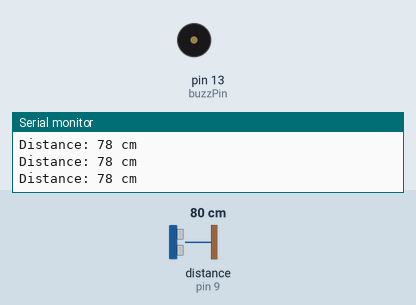
Recording of a sketch running on a simulated Arduino Uno, built with avr-gcc and run on an emulated ATmega328P. Shown: buzzer (waves = sounding, pin HIGH), the last lines printed to the serial monitor. Wiring (inferred from the names in the program): ultrasonic range finder: trigger pin 10; echo pin 9. The inputs (shaded band) are chosen by the test bench; at power-on: distance to the obstacle (sensor on pin 9) 80 cm. The echo pulse lasts 58.3 µs per cm; pins used as bus, display or sensor lines are not drawn.

Above: at 1.2 s.
1.3 s: distance to the obstacle (sensor on pin 9) set to 24 cm
2.8 s: distance to the obstacle (sensor on pin 9) set to 19 cm
At 3.8 s:
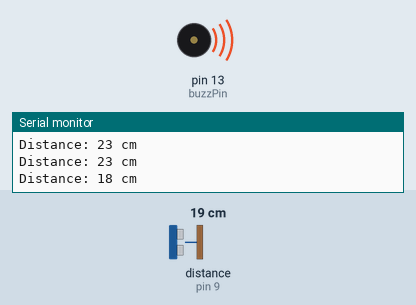
Timing chart, 0 to 5.8 s (numbered marks = the images above; inputs shaded):
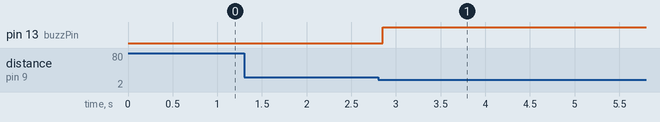

The sketch:

Ultrasonic_Interfacing_With_Arduino_And_GSM.ino
```cpp
int const trigPin = 10;
int const echoPin = 9;
int const buzzPin = 13;

void setup() {
  Serial.begin(9600);
  pinMode(trigPin, OUTPUT);
  pinMode(echoPin, INPUT);
  pinMode(buzzPin, OUTPUT);
}

void loop() {
  long duration;
  int distance;

  digitalWrite(trigPin, LOW);
  delayMicroseconds(2);
  digitalWrite(trigPin, HIGH);
  delayMicroseconds(10);
  digitalWrite(trigPin, LOW);

  duration = pulseIn(echoPin, HIGH);

  distance = duration * 0.034 / 2;

  Serial.print("Distance: ");
  Serial.print(distance);
  Serial.println(" cm");

  if (distance > 0 && distance <= 20) {
    digitalWrite(buzzPin, HIGH);
    delay(1000);
    SendSMS();
  } else {
    digitalWrite(buzzPin, LOW);
  }

  delay(200);
}

void SendSMS() {
  Serial.println("AT+CMGF=1");
  delay(1000);
  Serial.println("AT+CMGS=\"+91xxxxxxxxxx\"");
  delay(1000);
  Serial.println("Sensor Detect Movement Plz Check");
  delay(500);
  Serial.write(26);
  delay(3000);
}
```

Measured:
- the behaviour switches between 22 and 21 cm on distance to the obstacle (sensor on pin 9) (found by bisection; images 0 and 1)
- after the input at 2.8 s, pin 13 (buzzPin): LOW → HIGH after 0.06 s
